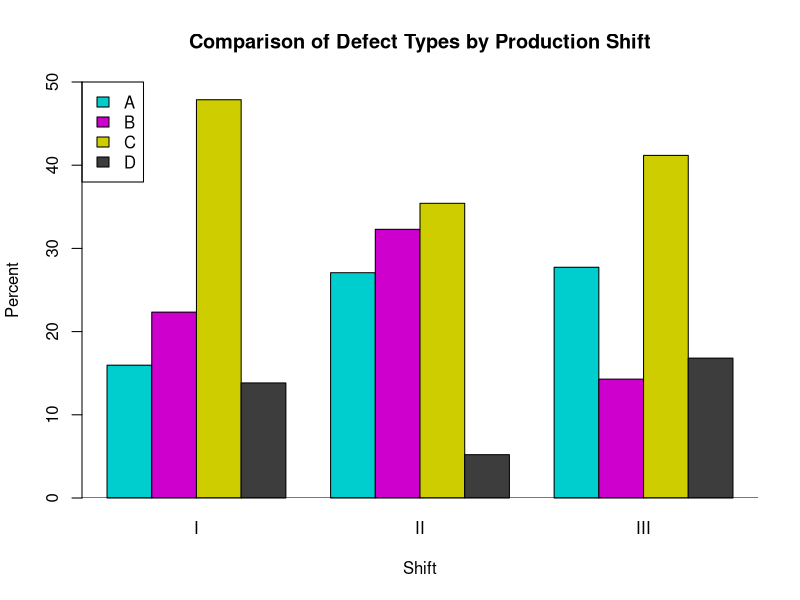
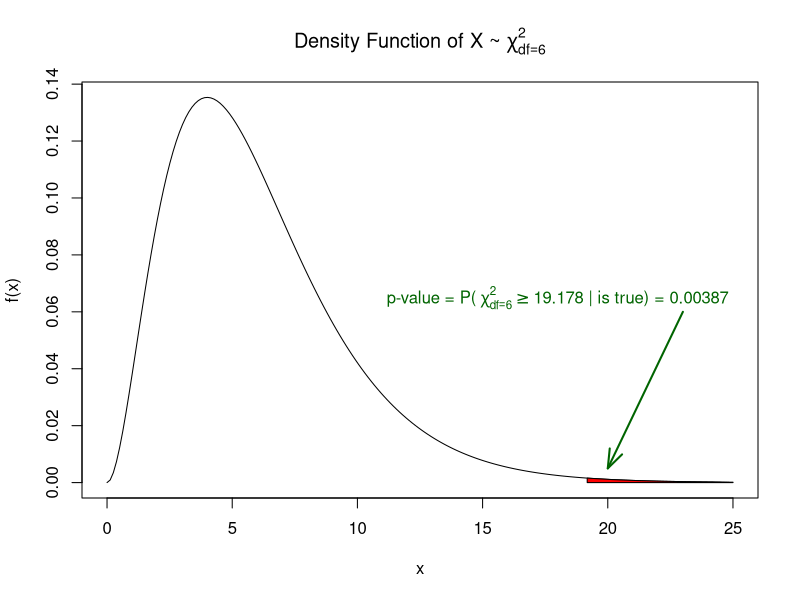
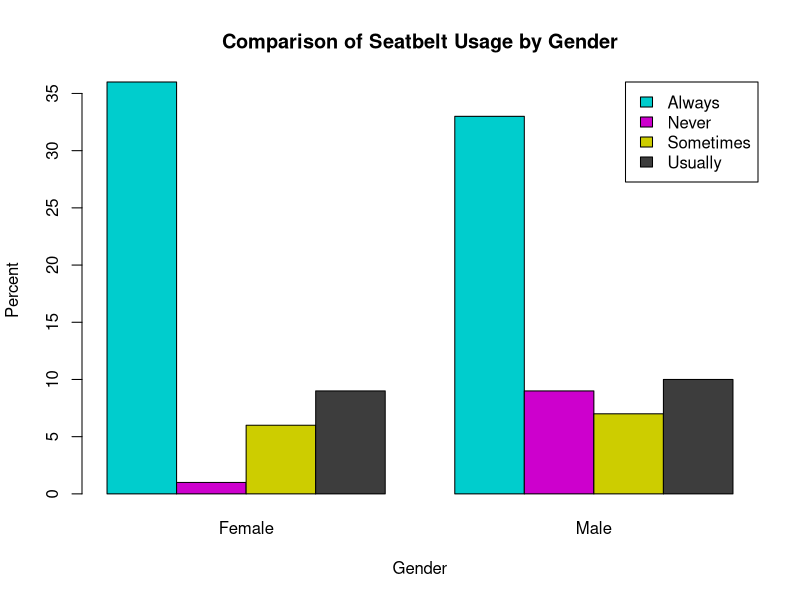
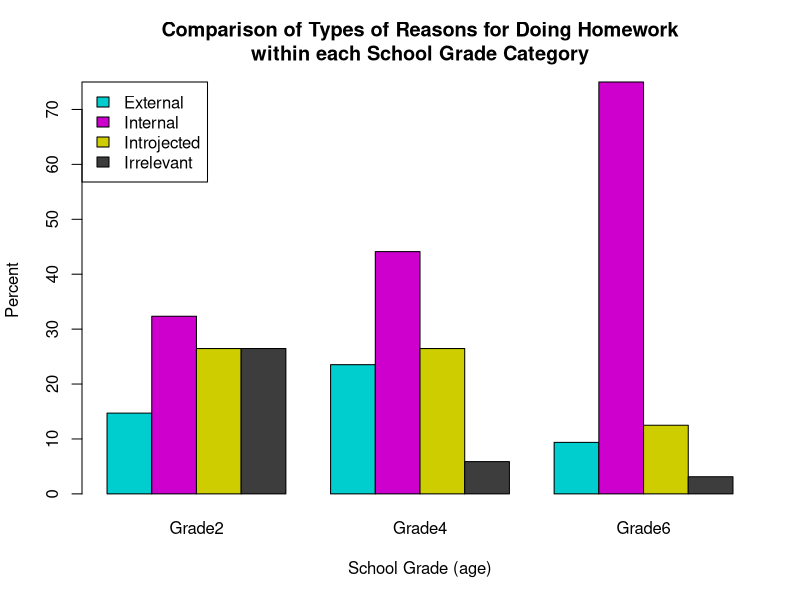

Write R code to recreate these figures, in order.
# Chi-Squared Stuff
# Test of Independence or whatever

# Example 1 ----
shift1 <- c(15, 21, 45, 13)
shift2 <- c(26, 31, 34, 5)
shift3 <- c(33, 17, 49, 20)

defects <- as.table(rbind(shift1, shift2, shift3))

defects

dimnames(defects) <- list(Shift = c("I", "II", "III"),
                          Defect = c("A", "B", "C", "D"))

defects

# This basically adds the Sum statistics to the edges n' stuff.
addmargins(defects)

shift1p <- round(prop.table(shift1) * 100, 2)
shift2p <- round(prop.table(shift2) * 100, 2)
shift3p <- round(prop.table(shift3) * 100, 2)

defectsp <- as.table(cbind(shift1p, shift2p, shift3p))

dimnames(defectsp) <- list(Defect = c("A", "B", "C", "D"),
                          Shift = c("I", "II", "III"))
defectsp

barplot(defectsp, beside = TRUE,
        ylim = c(0, 50),
        main = "Comparison of Defect Types by Production Shift",
        ylab = "Percent",
        xlab = "Shift",
        col = c("cyan3", "magenta3", "yellow3", "gray24"),
        legend.text = c("A", "B", "C", "D"),
        args.legend = list(x = "topleft")
        )
abline(h = 0)

alpha <- 0.05

xsq <- chisq.test(defects)
xsq

xsq$observed
xsq$expected

O <- xsq$observed
E <- xsq$expected

round(((O-E)^2), digits = 4)

sink("furniture.doc")
xsq
sink()


pval <- pchisq(q = 19.178, df = 6, lower.tail = FALSE)
pval
plot(seq(from = 0, to = 25, length.out = 200), dchisq(x = seq(from = 0, to = 25, length.out = 200), df = 6),
     type="l",
     main = expression(paste("Density Function of X ~ ", chi[df == 6]^2)),
     xlab = "x", ylab = "f(x)"
     )

polygon(c(19.178, seq(19.178, 25), 25), c(0, dchisq(seq(19.178, 25), 6), 0), col = "red")

arrows(23, 0.06, 20, 0.005, col="darkgreen",
       lwd = 2, length = 0.2, angle = 20)
text(18, 0.065,
     labels=("p-value = P(" ~chi[df == 6]^2 >= "19.178 | is true) = 0.00387"),
     font = 2, col = "darkgreen")


# Example 2 ----
library(openxlsx)
student <- read.xlsx("Student.xlsx")
gender <- student$Gender
seatbelt <- student$Belts

genderbelt <- table(seatbelt, gender)
genderbelt
xsq <- chisq.test(genderbelt)

xsq
# p = 0.1004; don't accept the alt. hypothesis.
# Gender and Seatbelt usage are independent from each other.

barplot(genderbelt, beside = TRUE,
        main = "Comparison of Seatbelt Usage by Gender",
        xlab = "Gender",
        ylab = "Percent",
        col = c("cyan3", "magenta3", "yellow3", "gray24"),
        legend.text = c("Always", "Never", "Sometimes", "Usually"),
        args.legend = list(x = "topright"))

# Example 3 ----
grade2 <- c(14.71, 32.35, 26.47, 26.47)
grade4 <- c(23.53, 44.12, 26.47, 5.88)
grade6 <- c(9.38, 75.00, 12.50, 3.12)

reasonstable <- as.table(cbind(grade2, grade4, grade6))
reasonstable

dimnames(reasonstable) <- list(Type = c("External", "Internal", "Introject", "Irrelev"),
                               Grade = c("Grade2", "Grade4", "Grade6"))

reasonstable
xsq <- chisq.test(reasonstable)
xsq
# p < 0.05, accept the alt. hypothesis; they are dependent of age.

barplot(reasonstable, beside = TRUE,
        main = "Comparison of Types of Reasons for Doing Homework\nwithin each School Grade Category",
        xlab = "School Grade (age)",
        ylab = "Percent",
        col = c("cyan3", "magenta3", "yellow3", "gray24"),
        legend.text = c("External", "Internal", "Introjected", "Irrelevant"),
        args.legend = list(x = "topleft"))
